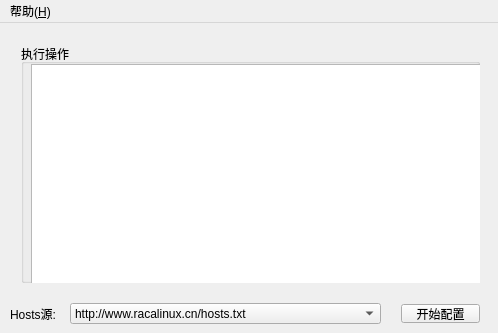
<?xml version="1.0" encoding="UTF-8"?>
<ui version="4.0">
 <class>HostsTool</class>
 <widget class="QMainWindow" name="HostsTool">
  <property name="geometry">
   <rect>
    <x>0</x>
    <y>0</y>
    <width>498</width>
    <height>333</height>
   </rect>
  </property>
  <property name="windowTitle">
   <string>HostsTool</string>
  </property>
  <widget class="QWidget" name="centralWidget">
   <widget class="QWidget" name="gridLayoutWidget">
    <property name="geometry">
     <rect>
      <x>10</x>
      <y>10</y>
      <width>481</width>
      <height>261</height>
     </rect>
    </property>
    <layout class="QGridLayout" name="gridLayout">
     <item row="0" column="0">
      <widget class="QGroupBox" name="groupBox">
       <property name="title">
        <string>执行操作</string>
       </property>
       <widget class="QTextEdit" name="textEdit">
        <property name="geometry">
         <rect>
          <x>10</x>
          <y>20</y>
          <width>461</width>
          <height>231</height>
         </rect>
        </property>
        <property name="styleSheet">
         <string notr="true">font: 75 10pt &quot;微软雅黑&quot;;</string>
        </property>
        <property name="readOnly">
         <bool>true</bool>
        </property>
        <property name="html">
         <string>&lt;!DOCTYPE HTML PUBLIC &quot;-//W3C//DTD HTML 4.0//EN&quot; &quot;http://www.w3.org/TR/REC-html40/strict.dtd&quot;&gt;
&lt;html&gt;&lt;head&gt;&lt;meta name=&quot;qrichtext&quot; content=&quot;1&quot; /&gt;&lt;style type=&quot;text/css&quot;&gt;
p, li { white-space: pre-wrap; }
&lt;/style&gt;&lt;/head&gt;&lt;body style=&quot; font-family:'微软雅黑'; font-size:10pt; font-weight:72; font-style:normal;&quot;&gt;
&lt;p style=&quot;-qt-paragraph-type:empty; margin-top:0px; margin-bottom:0px; margin-left:0px; margin-right:0px; -qt-block-indent:0; text-indent:0px;&quot;&gt;&lt;br /&gt;&lt;/p&gt;&lt;/body&gt;&lt;/html&gt;</string>
        </property>
       </widget>
      </widget>
     </item>
    </layout>
   </widget>
   <widget class="QWidget" name="verticalLayoutWidget_2">
    <property name="geometry">
     <rect>
      <x>390</x>
      <y>270</y>
      <width>101</width>
      <height>41</height>
     </rect>
    </property>
    <layout class="QVBoxLayout" name="verticalLayout_2">
     <item>
      <widget class="QPushButton" name="pushButton">
       <property name="styleSheet">
        <string notr="true">;
font: 75 9pt &quot;微软雅黑&quot;;</string>
       </property>
       <property name="text">
        <string>开始配置</string>
       </property>
      </widget>
     </item>
    </layout>
   </widget>
   <widget class="QLabel" name="label">
    <property name="geometry">
     <rect>
      <x>10</x>
      <y>280</y>
      <width>61</width>
      <height>21</height>
     </rect>
    </property>
    <property name="styleSheet">
     <string notr="true">font: 75 10pt &quot;微软雅黑&quot;;</string>
    </property>
    <property name="text">
     <string>Hosts源:</string>
    </property>
   </widget>
   <widget class="QComboBox" name="comboBox">
    <property name="geometry">
     <rect>
      <x>70</x>
      <y>280</y>
      <width>311</width>
      <height>21</height>
     </rect>
    </property>
    <property name="styleSheet">
     <string notr="true">font: 75 9pt &quot;微软雅黑&quot;;</string>
    </property>
    <item>
     <property name="text">
      <string extracomment="默认源">http://www.racalinux.cn/hosts.txt</string>
     </property>
    </item>
   </widget>
  </widget>
  <widget class="QMenuBar" name="menuBar">
   <property name="geometry">
    <rect>
     <x>0</x>
     <y>0</y>
     <width>498</width>
     <height>23</height>
    </rect>
   </property>
   <widget class="QMenu" name="menu_H">
    <property name="title">
     <string>帮助(&amp;H)</string>
    </property>
    <addaction name="actionAbout_A"/>
   </widget>
   <addaction name="menu_H"/>
  </widget>
  <action name="action_hosts">
   <property name="text">
    <string>添加hosts源(&amp;A)</string>
   </property>
  </action>
  <action name="actionAbout_A">
   <property name="text">
    <string>About(&amp;A)</string>
   </property>
  </action>
 </widget>
 <layoutdefault spacing="6" margin="11"/>
 <resources/>
 <connections/>
</ui>
